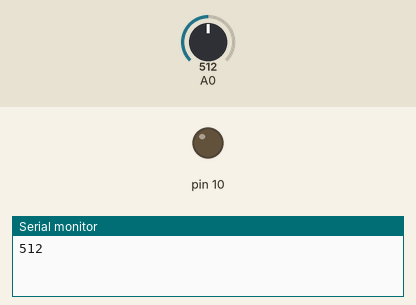
This sketch was run on a simulated Arduino Uno, built with avr-gcc and run on an emulated ATmega328P. On the bench: output pins drawn as LEDs (lit = HIGH), the last lines printed to the serial monitor. The inputs (shaded band) are chosen by the test bench; at power-on: A0 = 512.

Above: at 0.1 s.
At 1.1 s:
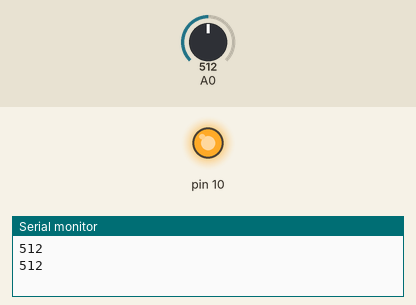
Timing chart, 0 to 2.6 s (numbered marks = the images above):
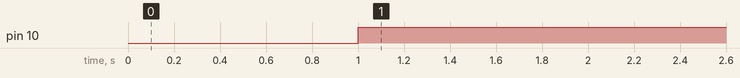

The sketch:

sketch_nov20.ino
```cpp
void setup() {
  pinMode(A0,INPUT);
  pinMode(10,OUTPUT);
  digitalWrite(10,LOW);
Serial.begin(9600);
pinMode(10,OUTPUT);
}

void loop() {
 int value=analogRead(A0);
 Serial.println(value);
 delay(1000);
 if(value>300){
  digitalWrite(10,HIGH);
 }
 else{
  digitalWrite(10,LOW);
 }
}
```

Measured:
- by itself, pin 10: LOW → HIGH at 1.0 s
